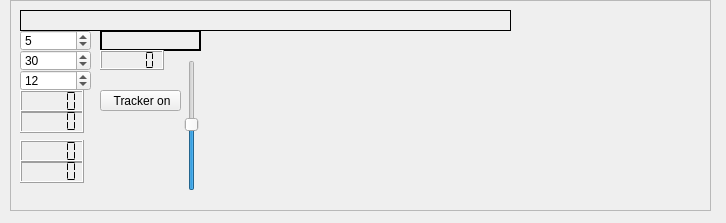
<?xml version="1.0" encoding="UTF-8"?>
<ui version="4.0">
 <class>cwDecoder</class>
 <widget class="QWidget" name="cwDecoder">
  <property name="geometry">
   <rect>
    <x>0</x>
    <y>0</y>
    <width>726</width>
    <height>223</height>
   </rect>
  </property>
  <property name="windowTitle">
   <string>cw-decoder</string>
  </property>
  <widget class="QFrame" name="frame">
   <property name="geometry">
    <rect>
     <x>10</x>
     <y>0</y>
     <width>701</width>
     <height>211</height>
    </rect>
   </property>
   <property name="frameShape">
    <enum>QFrame::StyledPanel</enum>
   </property>
   <property name="frameShadow">
    <enum>QFrame::Raised</enum>
   </property>
   <widget class="QLabel" name="cwCharbox">
    <property name="geometry">
     <rect>
      <x>90</x>
      <y>30</y>
      <width>101</width>
      <height>21</height>
     </rect>
    </property>
    <property name="toolTip">
     <string>&lt;html&gt;&lt;head/&gt;&lt;body&gt;&lt;p&gt;The &amp;quot;dots&amp;quot;, &amp;quot;dashes&amp;quot; and &amp;quot;spaces&amp;quot; in the current word.&lt;/p&gt;&lt;/body&gt;&lt;/html&gt;</string>
    </property>
    <property name="frameShape">
     <enum>QFrame::Box</enum>
    </property>
    <property name="lineWidth">
     <number>2</number>
    </property>
    <property name="text">
     <string/>
    </property>
   </widget>
   <widget class="QLabel" name="cwTextbox">
    <property name="geometry">
     <rect>
      <x>10</x>
      <y>10</y>
      <width>491</width>
      <height>21</height>
     </rect>
    </property>
    <property name="frameShape">
     <enum>QFrame::Box</enum>
    </property>
    <property name="text">
     <string/>
    </property>
   </widget>
   <widget class="QSpinBox" name="SquelchLevel">
    <property name="geometry">
     <rect>
      <x>10</x>
      <y>30</y>
      <width>71</width>
      <height>21</height>
     </rect>
    </property>
    <property name="toolTip">
     <string>&lt;html&gt;&lt;head/&gt;&lt;body&gt;&lt;p&gt;Squelch level, signal strength below this level is assumed to be noise.&lt;/p&gt;&lt;/body&gt;&lt;/html&gt;</string>
    </property>
    <property name="value">
     <number>5</number>
    </property>
   </widget>
   <widget class="QSpinBox" name="WPM">
    <property name="geometry">
     <rect>
      <x>10</x>
      <y>50</y>
      <width>71</width>
      <height>21</height>
     </rect>
    </property>
    <property name="toolTip">
     <string>&lt;html&gt;&lt;head/&gt;&lt;body&gt;&lt;p&gt;Word length guess. Used to guess the length of &amp;quot;dots&amp;quot;, &amp;quot;dashed&amp;quot; and &amp;quot;spaces&amp;quot;. &lt;/p&gt;&lt;p&gt;Most amateur transmissions are synchronized on with the default selection of 30.&lt;/p&gt;&lt;p&gt;Fast transmissions - noted by the fact that everything becomes a &amp;quot;dot&amp;quot;, need a higher setting.&lt;/p&gt;&lt;/body&gt;&lt;/html&gt;</string>
    </property>
    <property name="value">
     <number>30</number>
    </property>
   </widget>
   <widget class="QSpinBox" name="FilterDegree">
    <property name="geometry">
     <rect>
      <x>10</x>
      <y>70</y>
      <width>71</width>
      <height>21</height>
     </rect>
    </property>
    <property name="toolTip">
     <string>&lt;html&gt;&lt;head/&gt;&lt;body&gt;&lt;p&gt;Order of the filter that is used to isolate the selected signal from the surrounding &amp;quot;noise&amp;quot;.&lt;/p&gt;&lt;/body&gt;&lt;/html&gt;</string>
    </property>
    <property name="value">
     <number>12</number>
    </property>
   </widget>
   <widget class="QLCDNumber" name="actualWPM">
    <property name="geometry">
     <rect>
      <x>90</x>
      <y>50</y>
      <width>64</width>
      <height>20</height>
     </rect>
    </property>
    <property name="toolTip">
     <string>&lt;html&gt;&lt;head/&gt;&lt;body&gt;&lt;p&gt;Guess of the wordlength.&lt;/p&gt;&lt;/body&gt;&lt;/html&gt;</string>
    </property>
    <property name="segmentStyle">
     <enum>QLCDNumber::Flat</enum>
    </property>
   </widget>
   <widget class="QPushButton" name="Tracker">
    <property name="geometry">
     <rect>
      <x>90</x>
      <y>90</y>
      <width>81</width>
      <height>21</height>
     </rect>
    </property>
    <property name="text">
     <string> Tracker on</string>
    </property>
   </widget>
   <widget class="QLCDNumber" name="noiseLeveldisplay">
    <property name="geometry">
     <rect>
      <x>10</x>
      <y>140</y>
      <width>64</width>
      <height>23</height>
     </rect>
    </property>
    <property name="toolTip">
     <string>&lt;html&gt;&lt;head/&gt;&lt;body&gt;&lt;p&gt;Average noise Level.&lt;/p&gt;&lt;/body&gt;&lt;/html&gt;</string>
    </property>
    <property name="segmentStyle">
     <enum>QLCDNumber::Flat</enum>
    </property>
   </widget>
   <widget class="QLCDNumber" name="agcPeakdisplay">
    <property name="geometry">
     <rect>
      <x>10</x>
      <y>160</y>
      <width>64</width>
      <height>23</height>
     </rect>
    </property>
    <property name="toolTip">
     <string>&lt;html&gt;&lt;head/&gt;&lt;body&gt;&lt;p&gt;Signal peak level.&lt;/p&gt;&lt;/body&gt;&lt;/html&gt;</string>
    </property>
    <property name="segmentStyle">
     <enum>QLCDNumber::Flat</enum>
    </property>
   </widget>
   <widget class="QLCDNumber" name="spaceLengthdisplay">
    <property name="geometry">
     <rect>
      <x>10</x>
      <y>90</y>
      <width>64</width>
      <height>23</height>
     </rect>
    </property>
    <property name="toolTip">
     <string>&lt;html&gt;&lt;head/&gt;&lt;body&gt;&lt;p&gt;Guess of the duration of a &amp;quot;space&amp;quot; (in samples).&lt;/p&gt;&lt;/body&gt;&lt;/html&gt;</string>
    </property>
    <property name="segmentStyle">
     <enum>QLCDNumber::Flat</enum>
    </property>
   </widget>
   <widget class="QLCDNumber" name="dotLengthdisplay">
    <property name="geometry">
     <rect>
      <x>10</x>
      <y>110</y>
      <width>64</width>
      <height>23</height>
     </rect>
    </property>
    <property name="toolTip">
     <string>&lt;html&gt;&lt;head/&gt;&lt;body&gt;&lt;p&gt;Guess of the length of &amp;quot;dots&amp;quot; (in samples).&lt;/p&gt;&lt;/body&gt;&lt;/html&gt;</string>
    </property>
    <property name="segmentStyle">
     <enum>QLCDNumber::Flat</enum>
    </property>
   </widget>
   <widget class="QwtPlot" name="cwScope">
    <property name="geometry">
     <rect>
      <x>200</x>
      <y>60</y>
      <width>471</width>
      <height>131</height>
     </rect>
    </property>
   </widget>
   <widget class="QSlider" name="amplitudeSlider">
    <property name="geometry">
     <rect>
      <x>170</x>
      <y>60</y>
      <width>24</width>
      <height>131</height>
     </rect>
    </property>
    <property name="value">
     <number>50</number>
    </property>
    <property name="orientation">
     <enum>Qt::Vertical</enum>
    </property>
   </widget>
  </widget>
 </widget>
 <customwidgets>
  <customwidget>
   <class>QwtPlot</class>
   <extends>QFrame</extends>
   <header>qwt_plot.h</header>
  </customwidget>
 </customwidgets>
 <resources/>
 <connections/>
</ui>
